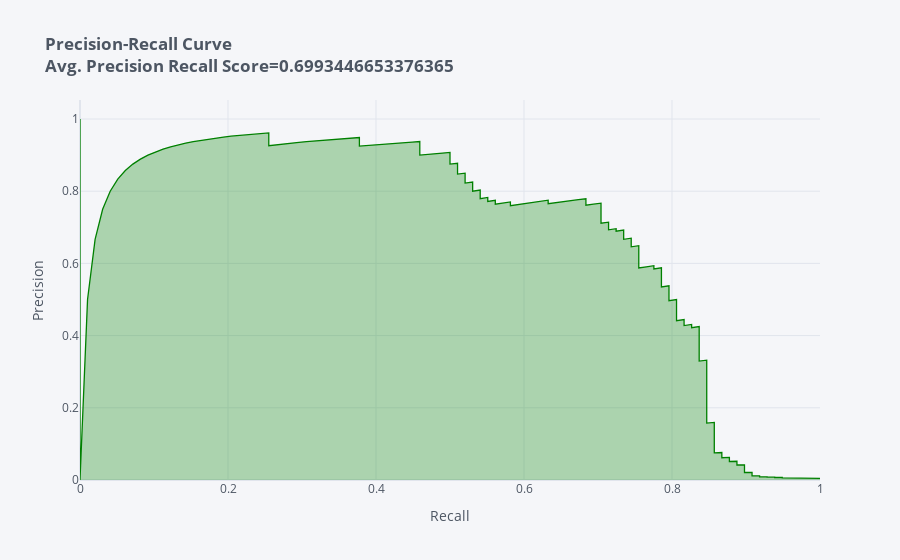

The notebook cell saved with this chart:
### Markdown cell above
<h3> Plotting the Precision-Recall Curve </h3>

### Code cell
from sklearn.metrics import precision_recall_curve

precision, recall, _ = precision_recall_curve(y_test, y_score)

precision_recall_df = pd.DataFrame({'precision': precision, 'recall': recall})

plot_title = '<b>Precision-Recall Curve<br>Avg. Precision Recall Score=' + str(average_precision)
precision_recall_df.iplot(x='recall',y='precision',xTitle='Recall',yTitle='Precision',title=plot_title,fill=True,color='green')

### Figure 1 — Plotly figure (JSON) as saved in the notebook; plotly's stock layout.template omitted (floating-point values rounded to 4 significant figures; data arrays with more than 128 entries replaced by an {"elided": "..."} marker saying what was removed)
{"data": [{"fill": "tozeroy", "fillcolor": "rgba(0, 128, 0, 0.3)", "line": {"color": "rgba(0, 128, 0, 1.0)", "dash": "solid", "shape": "linear", "width": 1.3}, "mode": "lines", "name": "precision", "text": "", "type": "scatter", "x": {"elided": "22435 float values"}, "y": {"elided": "22435 float values"}}], "layout": {"legend": {"bgcolor": "#F5F6F9", "font": {"color": "#4D5663"}}, "paper_bgcolor": "#F5F6F9", "plot_bgcolor": "#F5F6F9", "title": {"font": {"color": "#4D5663"}, "text": "<b>Precision-Recall Curve<br>Avg. Precision Recall Score=0.6993446653376365"}, "xaxis": {"gridcolor": "#E1E5ED", "showgrid": true, "tickfont": {"color": "#4D5663"}, "title": {"font": {"color": "#4D5663"}, "text": "Recall"}, "zerolinecolor": "#E1E5ED"}, "yaxis": {"gridcolor": "#E1E5ED", "showgrid": true, "tickfont": {"color": "#4D5663"}, "title": {"font": {"color": "#4D5663"}, "text": "Precision"}, "zerolinecolor": "#E1E5ED"}}}
